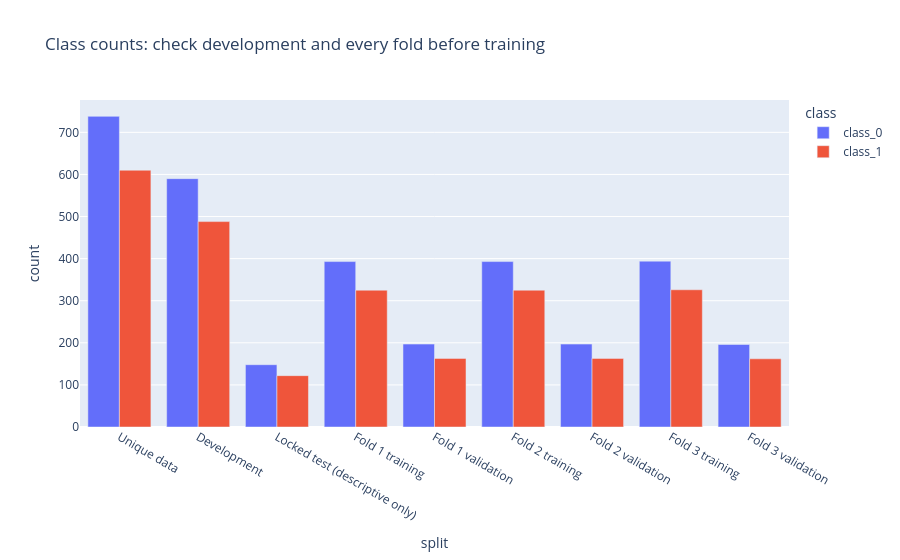
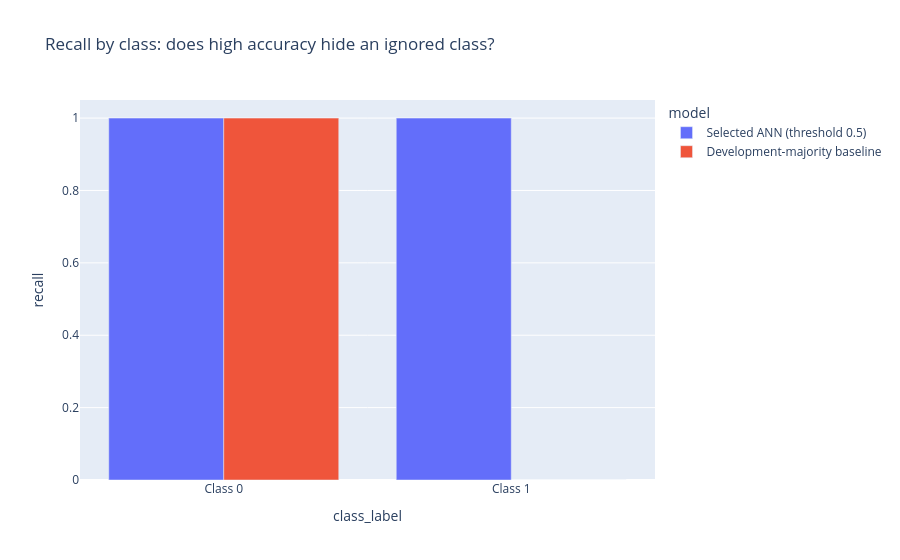
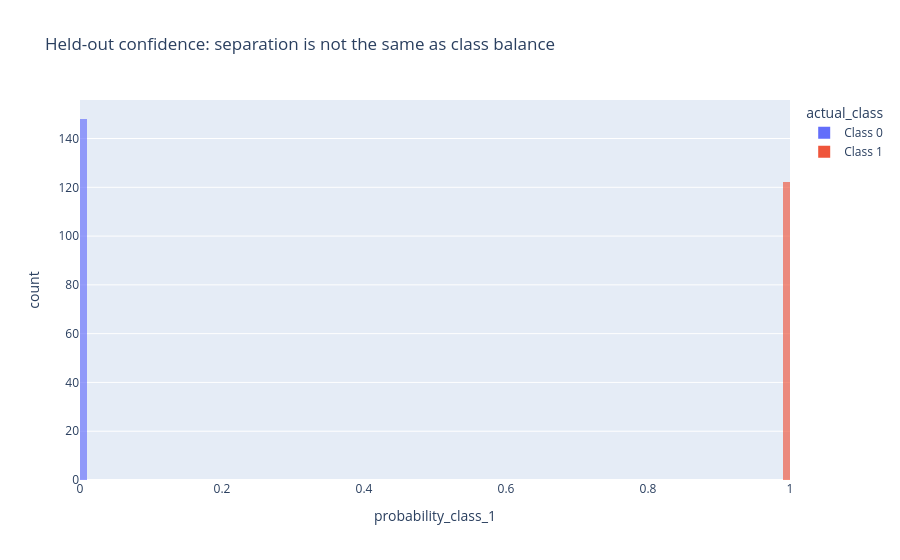

Write notebook code for charts like these, in order.
### Markdown cell above
## Checking why is the accuracy so good? Is it because of class imbalance?

### Code cell
import pandas as pd
import plotly.express as px


def imbalance_metrics(targets, probabilities):
    class_balance_row('Metric targets', targets)
    report = classification_report(targets, probabilities)
    confusion = np.asarray(report['confusion_matrix'])
    support = confusion.sum(axis=1)
    predicted_support = confusion.sum(axis=0)
    per_class = []
    for label in (0, 1):
        correct = int(confusion[label, label])
        per_class.append({
            'class': label, 'support': int(support[label]),
            'precision': float(correct / max(int(predicted_support[label]), 1)),
            'recall': float(correct / support[label]),
            'f1': float(2 * correct / (support[label] + predicted_support[label])),
        })
    return {
        'accuracy': report['accuracy'], 'balanced_accuracy': report['balanced_accuracy'],
        'macro_f1': float(np.mean([row['f1'] for row in per_class])),
        'brier_score': float(np.mean((np.asarray(probabilities) - np.asarray(targets)) ** 2)),
        'per_class': per_class,
    }


balance_frame = pd.DataFrame(CLASS_BALANCE_ROWS)
display(balance_frame)
balance_plot = balance_frame.melt(
    id_vars='split', value_vars=['class_0', 'class_1'],
    var_name='class', value_name='count',
)
px.bar(balance_plot, x='split', y='count', color='class', barmode='group',
       title='Class counts: check development and every fold before training').show()

development_majority = int(np.argmax(np.bincount(labels_development, minlength=2)))
diagnostic_results = {
    'Selected ANN (threshold 0.5)': imbalance_metrics(test_labels, test_probabilities),
    'Development-majority baseline': imbalance_metrics(
        test_labels, np.full(test_labels.shape, float(development_majority)),
    ),
}
display(pd.DataFrame([
    {'model': name, **{key: value for key, value in result.items() if key != 'per_class'}}
    for name, result in diagnostic_results.items()
]))
per_class_frame = pd.DataFrame([
    {'model': name, **row}
    for name, result in diagnostic_results.items() for row in result['per_class']
])
display(per_class_frame)
px.bar(per_class_frame.assign(class_label=lambda frame: 'Class ' + frame['class'].astype(str)),
       x='class_label', y='recall', color='model', barmode='group', range_y=[0, 1.05],
       hover_data=['support', 'precision', 'f1'],
       title='Recall by class: does high accuracy hide an ignored class?').show()

probability_frame = pd.DataFrame({
    'actual_class': ['Class ' + str(int(label)) for label in test_labels],
    'probability_class_1': test_probabilities,
})
display(probability_frame.groupby('actual_class')['probability_class_1']
        .agg(['count', 'min', 'max']).style.format({'min': '{:.12g}', 'max': '{:.12g}'}))
px.histogram(probability_frame, x='probability_class_1', color='actual_class',
             nbins=50, barmode='overlay', opacity=0.65, range_x=[0, 1],
             title='Held-out confidence: separation is not the same as class balance').show()
largest_negative = float(np.max(test_probabilities[test_labels == 0]))
smallest_positive = float(np.min(test_probabilities[test_labels == 1]))
if largest_negative < smallest_positive:
    print(f'Every threshold t with {largest_negative:.12g} < t <= '
          f'{smallest_positive:.12g} classifies this sample correctly (prediction uses p >= t).')
else:
    print('The class probability ranges overlap: no single threshold classifies every test row correctly.')

### Figure 1 — Plotly figure (JSON) as saved in the notebook; plotly's stock layout.template omitted (floating-point values rounded to 4 significant figures)
{"data": [{"alignmentgroup": "True", "hovertemplate": "class=class_0<br>split=%{x}<br>count=%{y}<extra></extra>", "legendgroup": "class_0", "marker": {"color": "#636efa", "pattern": {"shape": ""}}, "name": "class_0", "offsetgroup": "class_0", "orientation": "v", "showlegend": true, "textposition": "auto", "type": "bar", "x": ["Unique data", "Development", "Locked test (descriptive only)", "Fold 1 training", "Fold 1 validation", "Fold 2 training", "Fold 2 validation", "Fold 3 training", "Fold 3 validation"], "xaxis": "x", "y": [738, 590, 148, 393, 197, 393, 197, 394, 196], "yaxis": "y"}, {"alignmentgroup": "True", "hovertemplate": "class=class_1<br>split=%{x}<br>count=%{y}<extra></extra>", "legendgroup": "class_1", "marker": {"color": "#EF553B", "pattern": {"shape": ""}}, "name": "class_1", "offsetgroup": "class_1", "orientation": "v", "showlegend": true, "textposition": "auto", "type": "bar", "x": ["Unique data", "Development", "Locked test (descriptive only)", "Fold 1 training", "Fold 1 validation", "Fold 2 training", "Fold 2 validation", "Fold 3 training", "Fold 3 validation"], "xaxis": "x", "y": [610, 488, 122, 325, 163, 325, 163, 326, 162], "yaxis": "y"}], "layout": {"barmode": "group", "legend": {"title": {"text": "class"}, "tracegroupgap": 0}, "title": {"text": "Class counts: check development and every fold before training"}, "xaxis": {"anchor": "y", "domain": [0, 1], "title": {"text": "split"}}, "yaxis": {"anchor": "x", "domain": [0, 1], "title": {"text": "count"}}}}

### Figure 2 — Plotly figure (JSON) as saved in the notebook; plotly's stock layout.template omitted (floating-point values rounded to 4 significant figures)
{"data": [{"alignmentgroup": "True", "customdata": [[148.0, 1.0, 1.0], [122.0, 1.0, 1.0]], "hovertemplate": "model=Selected ANN (threshold 0.5)<br>class_label=%{x}<br>recall=%{y}<br>support=%{customdata[0]}<br>precision=%{customdata[1]}<br>f1=%{customdata[2]}<extra></extra>", "legendgroup": "Selected ANN (threshold 0.5)", "marker": {"color": "#636efa", "pattern": {"shape": ""}}, "name": "Selected ANN (threshold 0.5)", "offsetgroup": "Selected ANN (threshold 0.5)", "orientation": "v", "showlegend": true, "textposition": "auto", "type": "bar", "x": ["Class 0", "Class 1"], "xaxis": "x", "y": [1.0, 1.0], "yaxis": "y"}, {"alignmentgroup": "True", "customdata": [[148.0, 0.5481, 0.7081], [122.0, 0.0, 0.0]], "hovertemplate": "model=Development-majority baseline<br>class_label=%{x}<br>recall=%{y}<br>support=%{customdata[0]}<br>precision=%{customdata[1]}<br>f1=%{customdata[2]}<extra></extra>", "legendgroup": "Development-majority baseline", "marker": {"color": "#EF553B", "pattern": {"shape": ""}}, "name": "Development-majority baseline", "offsetgroup": "Development-majority baseline", "orientation": "v", "showlegend": true, "textposition": "auto", "type": "bar", "x": ["Class 0", "Class 1"], "xaxis": "x", "y": [1.0, 0.0], "yaxis": "y"}], "layout": {"barmode": "group", "legend": {"title": {"text": "model"}, "tracegroupgap": 0}, "title": {"text": "Recall by class: does high accuracy hide an ignored class?"}, "xaxis": {"anchor": "y", "domain": [0, 1], "title": {"text": "class_label"}}, "yaxis": {"anchor": "x", "domain": [0, 1], "range": [0, 1.05], "title": {"text": "recall"}}}}

### Figure 3 — Plotly figure (JSON) as saved in the notebook; plotly's stock layout.template omitted (floating-point values rounded to 4 significant figures; data arrays with more than 128 entries replaced by an {"elided": "..."} marker saying what was removed)
{"data": [{"bingroup": "x", "hovertemplate": "actual_class=Class 0<br>probability_class_1=%{x}<br>count=%{y}<extra></extra>", "legendgroup": "Class 0", "marker": {"color": "#636efa", "opacity": 0.65, "pattern": {"shape": ""}}, "name": "Class 0", "nbinsx": 50, "orientation": "v", "showlegend": true, "type": "histogram", "x": {"elided": "148 float values"}, "xaxis": "x", "yaxis": "y"}, {"bingroup": "x", "hovertemplate": "actual_class=Class 1<br>probability_class_1=%{x}<br>count=%{y}<extra></extra>", "legendgroup": "Class 1", "marker": {"color": "#EF553B", "opacity": 0.65, "pattern": {"shape": ""}}, "name": "Class 1", "nbinsx": 50, "orientation": "v", "showlegend": true, "type": "histogram", "x": [1.0, 1.0, 1.0, 1.0, 1.0, 1.0, 1.0, 1.0, 1.0, 1.0, 1.0, 1.0, 1.0, 1.0, 1.0, 1.0, 1.0, 1.0, 1.0, 1.0, 1.0, 1.0, 1.0, 1.0, 1.0, 1.0, 1.0, 1.0, 1.0, 1.0, 1.0, 1.0, 1.0, 1.0, 1.0, 1.0, 1.0, 1.0, 1.0, 1.0, 1.0, 1.0, 1.0, 1.0, 1.0, 1.0, 1.0, 1.0, 1.0, 1.0, 1.0, 1.0, 1.0, 1.0, 1.0, 1.0, 1.0, 1.0, 1.0, 1.0, 1.0, 1.0, 1.0, 1.0, 1.0, 1.0, 1.0, 1.0, 1.0, 1.0, 1.0, 1.0, 1.0, 1.0, 1.0, 1.0, 1.0, 1.0, 1.0, 1.0, 1.0, 1.0, 1.0, 1.0, 1.0, 1.0, 1.0, 1.0, 1.0, 1.0, 1.0, 1.0, 1.0, 1.0, 1.0, 1.0, 1.0, 1.0, 1.0, 1.0, 1.0, 1.0, 1.0, 1.0, 1.0, 1.0, 1.0, 1.0, 1.0, 1.0, 1.0, 1.0, 1.0, 1.0, 1.0, 1.0, 1.0, 1.0, 1.0, 1.0, 1.0, 1.0], "xaxis": "x", "yaxis": "y"}], "layout": {"barmode": "overlay", "legend": {"title": {"text": "actual_class"}, "tracegroupgap": 0}, "title": {"text": "Held-out confidence: separation is not the same as class balance"}, "xaxis": {"anchor": "y", "domain": [0, 1], "range": [0, 1], "title": {"text": "probability_class_1"}}, "yaxis": {"anchor": "x", "domain": [0, 1], "title": {"text": "count"}}}}
